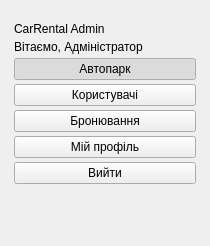
      <widget class="QFrame" name="sidebarFrame">
       <property name="minimumSize">
        <size>
         <width>210</width>
         <height>0</height>
        </size>
       </property>
       <property name="maximumSize">
        <size>
         <width>230</width>
         <height>16777215</height>
        </size>
       </property>
       <property name="frameShape">
        <enum>QFrame::Shape::NoFrame</enum>
       </property>
       <layout class="QVBoxLayout" name="sidebarLayout">
        <property name="spacing">
         <number>4</number>
        </property>
        <property name="leftMargin">
         <number>14</number>
        </property>
        <property name="topMargin">
         <number>22</number>
        </property>
        <property name="rightMargin">
         <number>14</number>
        </property>
        <property name="bottomMargin">
         <number>22</number>
        </property>
        <item>
         <widget class="QLabel" name="titleLabel">
          <property name="text">
           <string>CarRental Admin</string>
          </property>
         </widget>
        </item>
        <item>
         <widget class="QLabel" name="welcomeLabel">
          <property name="text">
           <string>Вітаємо, Адміністратор</string>
          </property>
          <property name="wordWrap">
           <bool>true</bool>
          </property>
         </widget>
        </item>
        <item>
         <widget class="QPushButton" name="btnCars">
          <property name="cursor">
           <cursorShape>PointingHandCursor</cursorShape>
          </property>
          <property name="text">
           <string>Автопарк</string>
          </property>
          <property name="checkable">
           <bool>true</bool>
          </property>
          <property name="checked">
           <bool>true</bool>
          </property>
          <property name="autoExclusive">
           <bool>true</bool>
          </property>
         </widget>
        </item>
        <item>
         <widget class="QPushButton" name="btnUsers">
          <property name="cursor">
           <cursorShape>PointingHandCursor</cursorShape>
          </property>
          <property name="text">
           <string>Користувачі</string>
          </property>
          <property name="checkable">
           <bool>true</bool>
          </property>
          <property name="autoExclusive">
           <bool>true</bool>
          </property>
         </widget>
        </item>
        <item>
         <widget class="QPushButton" name="btnRentals">
          <property name="cursor">
           <cursorShape>PointingHandCursor</cursorShape>
          </property>
          <property name="text">
           <string>Бронювання</string>
          </property>
          <property name="checkable">
           <bool>true</bool>
          </property>
          <property name="autoExclusive">
           <bool>true</bool>
          </property>
         </widget>
        </item>
        <item>
         <widget class="QPushButton" name="btnProfile">
          <property name="cursor">
           <cursorShape>PointingHandCursor</cursorShape>
          </property>
          <property name="text">
           <string>Мій профіль</string>
          </property>
          <property name="checkable">
           <bool>true</bool>
          </property>
          <property name="autoExclusive">
           <bool>true</bool>
          </property>
         </widget>
        </item>
        <item>
         <widget class="QPushButton" name="btnLogout">
          <property name="cursor">
           <cursorShape>PointingHandCursor</cursorShape>
          </property>
          <property name="text">
           <string>Вийти</string>
          </property>
         </widget>
        </item>
        <item>
         <spacer name="bottomSpacer">
          <property name="orientation">
           <enum>Qt::Orientation::Vertical</enum>
          </property>
          <property name="sizeHint" stdset="0">
           <size>
            <width>20</width>
            <height>40</height>
           </size>
          </property>
         </spacer>
        </item>
       </layout>
      </widget>
